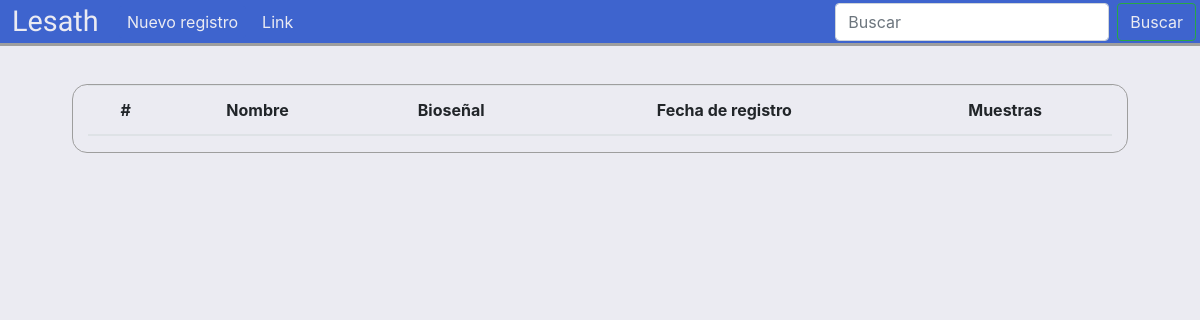
Before: /señales/registros/RicardoHV/ (signed in) with the older database file.
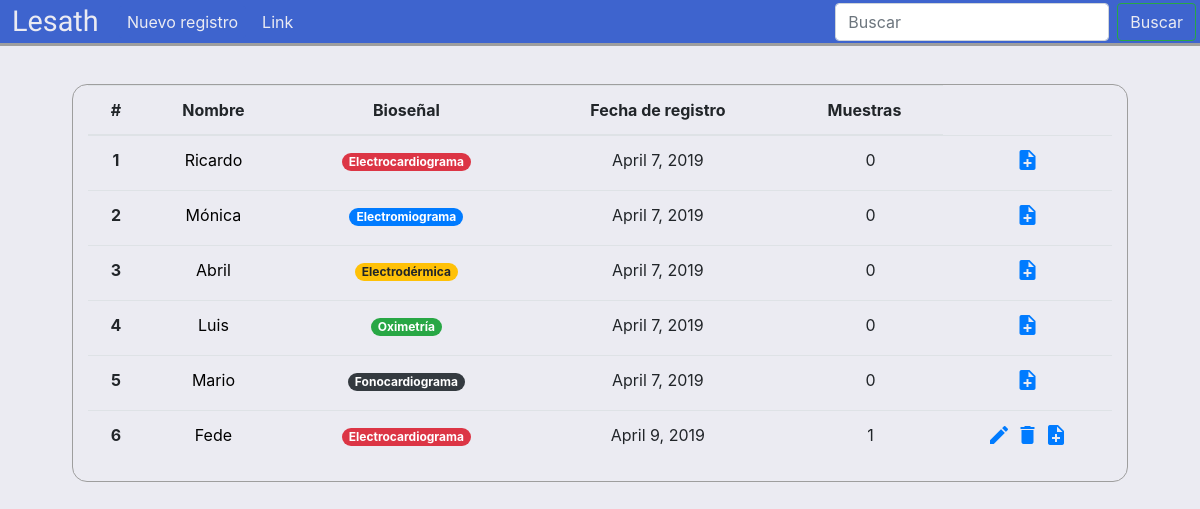
After: the same page with the newer database file.
### ecg/models.py (models this page shows, shortened)
class Signal(models.Model):
    usuario = models.ForeignKey('users.CustomUser', on_delete=models.CASCADE, null=True)
    nombre = models.CharField(max_length=255)
    CATEGORIAS = {
        ('Electrocardiograma','Electrocardiograma'),
        ('Electromiograma','Electromiograma'),
        ('Oximetría', 'Oximetría'),
        ('Fonocardiograma', 'Fonocardiograma'),
        ('Electrodérmica','Electrodérmica'),
    }
    categoria = models.CharField(choices=CATEGORIAS, max_length=50)
    fecha = models.DateField(default=datetime.date.today)
    muestras = models.IntegerField(default=0)
    data = PickledObjectField(default=0)

### ecg/forms.py
class SignalForm(forms.ModelForm):
    class Meta:
        model = Signal
        fields = ('nombre', 'categoria',)

### ecg/views.py (called while the page is built)
    def get_queryset(self):
        queryset = self.request.user.signal_set.all()
        return queryset

### ecg/templates/ecg/senales.html (shortened to what this page needs)
{% extends 'ecg/senbase.html' %}
{% block link %}
<button class="btn btn-secondary btn-sm mt-1 mr-2" data-toggle="modal" data-target="#signal">
    Nuevo registro
</button>
{% endblock %}
{% block search %}
    <form class="form-inline mt-2 mt-md-0">
        <input class="form-control mr-sm-2" type="text" placeholder="Buscar" aria-label="Search">
        <button class="btn btn-outline-success my-2 my-sm-0 mr-1" type="submit">Buscar</button>
    </form>
{% endblock %}
{% block content %}
<main role="main" class="container principal text-center">
    <table class="table table-hover">
        <thead>
            <tr>
            <th scope="col">#</th>
            <th scope="col">Nombre</th>
            <th scope="col">Bioseñal</th>
            <th scope="col">Fecha de registro</th>
            <th scope="col">Muestras</th>
            </tr>
        </thead>
        <tbody>
        {% for signal in signals %}
        <tr>
            <th scope="row">{{ forloop.counter }}</th>
            <td><a class="nombre" href="{% url 'registros:ecg' signal.id %}">{{signal.nombre}}</a></td>
            <td>
                {% if signal.categoria == 'Electrocardiograma' %}
                    <span class="badge badge-pill badge-danger">{{signal.categoria}}</span>
                {% elif signal.categoria == 'Electromiograma' %}
                    <span class="badge badge-pill badge-primary">{{signal.categoria}}</span>
                {% elif signal.categoria == 'Oximetría' %}
                    <span class="badge badge-pill badge-success">{{signal.categoria}}</span>
                {% elif signal.categoria == 'Fonocardiograma' %}
                    <span class="badge badge-pill badge-dark">{{signal.categoria}}</span>
                {% else %}
                    <span class="badge badge-pill badge-warning">{{signal.categoria}}</span>
                {% endif %}
            </td>
            <td>{{signal.fecha}}</td>
            <td class="mx-0 pr-0">{{signal.muestras}}</td>
            <td>
                {% if signal.muestras == 0 %}
                <a class="#" href="{% url 'registros:nueva' signal.id %}">
                    <i class="material-icons">note_add</i>
                </a>
                {% else %}
                <a class="#" href="#">
                    <i class="material-icons">edit</i>
                </a>
                <a class="#" href="#">
                    <i class="material-icons">delete</i>
                </a>
                <a class="#" href="{% url 'registros:nueva' signal.id %}">
                    <i class="material-icons">note_add</i>
                </a>
                {% endif %}
            </td>
        </tr>
        {% endfor %}
        </tbody>
    </table>
</main>
{% endblock %}

### ecg/templates/ecg/senbase.html (shortened to what this page needs)
<!doctype html>
<html lang="en">
  <head>
    <link rel="stylesheet" href="https://maxcdn.bootstrapcdn.com/bootstrap/4.0.0/css/bootstrap.min.css">
    <link href="https://cdnjs.cloudflare.com/ajax/libs/rickshaw/1.6.3/rickshaw.min.css" rel="stylesheet">
    {% load static %}
    <link rel="stylesheet" type="text/css" href="{% static 'ecg/css/regist.css' %}">
  </head>
  <body>
    <nav class="navbar navbar-expand-md fixed-top encabezado">
        <a class="logo" href="{% url 'home' %}">Lesath</a>
        <div class="collapse navbar-collapse" id="navbarCollapse">
            <ul class="navbar-nav mr-auto">
                <li class="nav-item active">
                    {% block link %}{% endblock %}
                </li>
                <li class="nav-item">
                    <a class="nav-link" href="#">Link</a>
                </li>
            </ul>
            {% block search %}
            {% endblock %}
        </div>
    </nav>
    {% block content %}
    {% endblock %}
  </body>
</html>

### ecg/static/ecg/css/regist.css (style rules this page uses)
body { margin-bottom: 60px; background-color:#EBEBF2; margin: 0; width: 100%; }
.encabezado { width: 100%; padding: 0; margin: 0; background-color: #3E64CE; border-bottom: 3px solid #9e9e9e; }
.encabezado a, .encabezado button { color: #EBEBF2; }
.btn-secondary { background-color: #3E64CE; border:none; font-size: 1em; }
.logo { font-family: 'Lobster', cursive; color: #05547b; font-size: 1.8em; margin-left: 1%; margin-right: 1.7%; }
.principal { margin: 0 auto; margin-top: 70px; width: 95%; border: 1px solid #9e9e9e; border-radius: 15px; font-size: 0.80em; }
.nombre { text-decoration: none; color: black; }
@media screen and (min-width: 600px) { .principal { width: 85%; margin-top: 10%; font-size: 0.90em; } }
@media screen and (min-width: 800px) { .principal { width: 88%; margin-top: 7%; font-size: 1em; } }

Changed rows visible on the page:
added Signal: nombre "Ricardo", categoria "Electrocardiograma", fecha "April 7, 2019", muestras "0"
added Signal: nombre "Mónica", categoria "Electromiograma", fecha "April 7, 2019", muestras "0"
added Signal: nombre "Abril", categoria "Electrodérmica", fecha "April 7, 2019", muestras "0"
added Signal: nombre "Luis", categoria "Oximetría", fecha "April 7, 2019", muestras "0"
added Signal: nombre "Mario", categoria "Fonocardiograma", fecha "April 7, 2019", muestras "0"
added Signal: nombre "Fede", categoria "Electrocardiograma", fecha "April 9, 2019", muestras "1"
